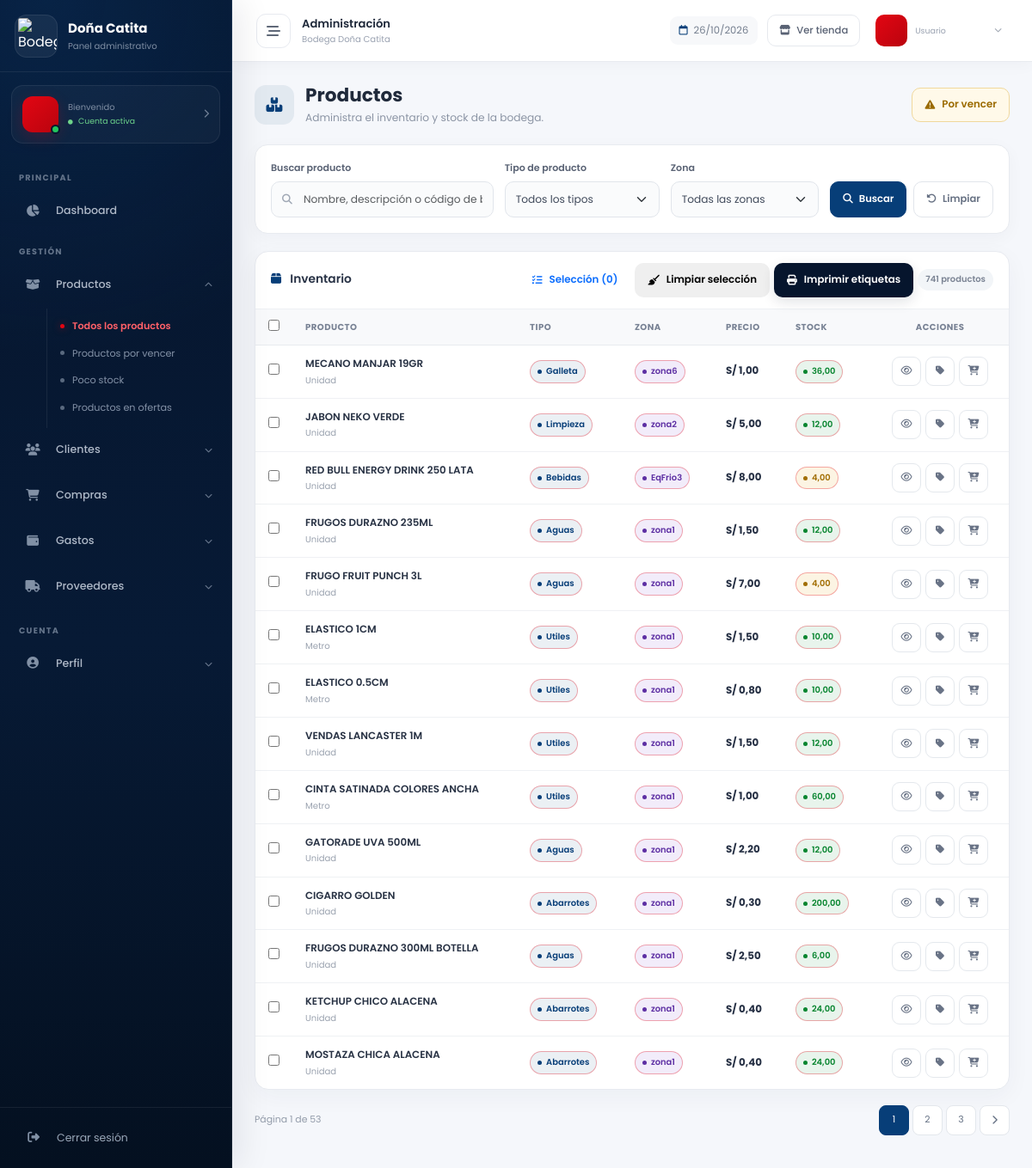
The app's page /productos/, older data.
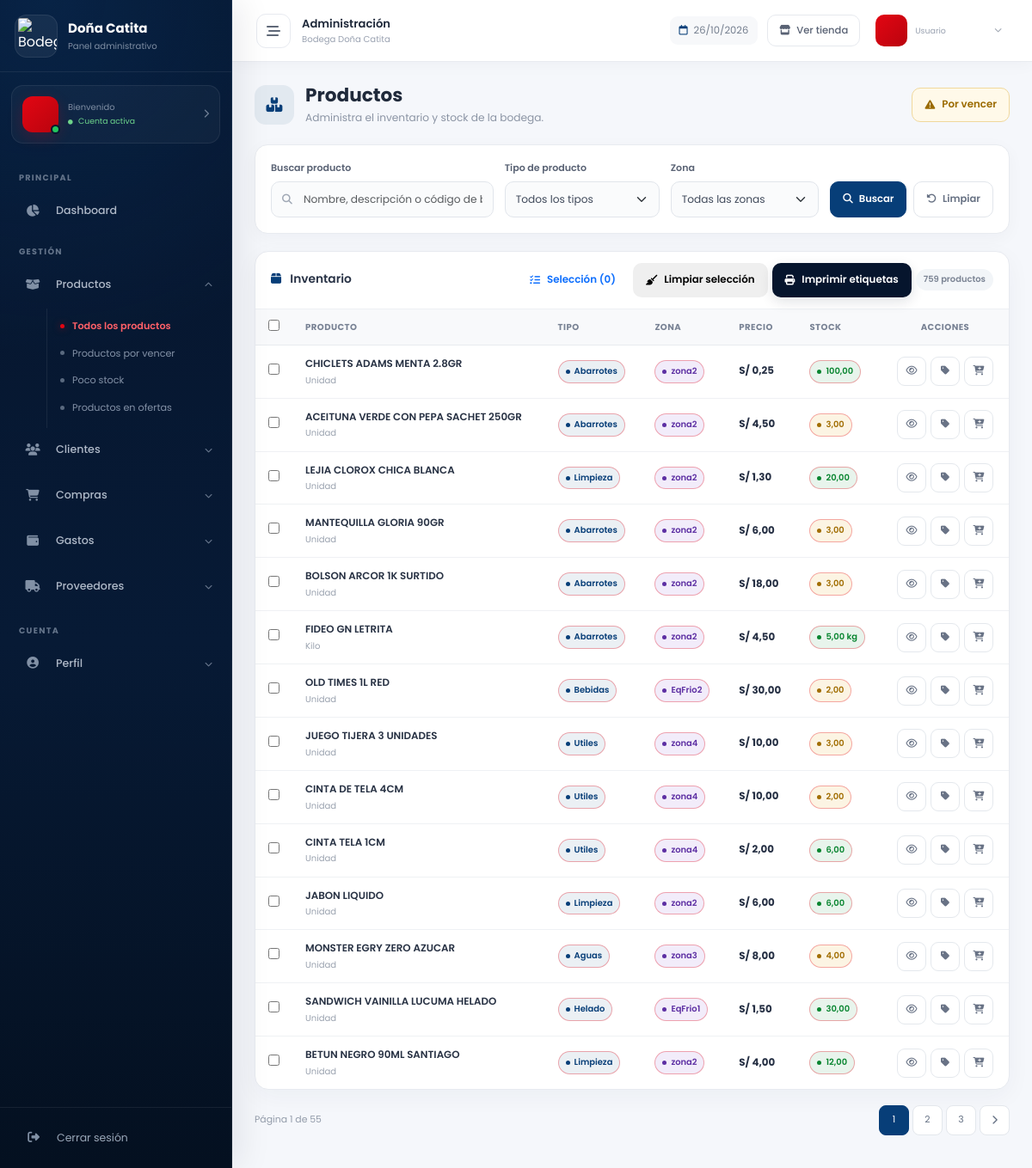
The same page, newer data.
### productos/models.py (models this page shows, shortened)
class Producto(models.Model):
    nombre = models.CharField(max_length=200)
    precio = models.DecimalField(max_digits=10, decimal_places=2)
    costo = models.DecimalField(max_digits=10, decimal_places=2, default=0.00)
    stock = models.DecimalField(max_digits=10, decimal_places=2, default=0.00)
    tipoProducto = models.CharField(max_length=100)
    unidadMedida = models.CharField(max_length=50, blank=True)
    zona = models.CharField(
        max_length=30,
        choices=[
            ('zona1', 'zona1'),
            ('zona2', 'zona2'),
            ('zona3', 'zona3'),
            ('zona4', 'zona4'),
            ('zona5', 'zona5'),
            ('zona6', 'zona6'),
            ('zona7', 'zona7'),
            ('zona8', 'zona8'),
            ('EqFrio1', 'EqFrio1'),
            ('EqFrio2', 'EqFrio2'),
            ('EqFrio3', 'EqFrio3'),
            ('EqFrio4', 'EqFrio4'),
            ('EqFrio5', 'EqFrio5'),
        ],
        default='zona1',
        blank=True,
    )
    fechaVencimiento = models.DateField(blank=True, null=True)
    detalle = models.TextField(blank=True)
    imagen = models.CharField(max_length=255, blank=True)
    codigo_barras = models.CharField(max_length=13, unique=True, blank=True, null=True)
    codigo_barras_imagen = models.CharField(max_length=255, blank=True, default='')
    en_oferta = models.BooleanField(default=False)
    descuento_oferta = models.DecimalField(max_digits=5, decimal_places=2, default=0.00)
    created_at = models.DateTimeField(auto_now_add=True)
    updated_at = models.DateTimeField(auto_now=True)

### productos/views.py (the view)
# urls.py: path('', views.lista_productos, name='lista_productos'),
def lista_productos(request):
	query = request.GET.get('q', '').strip()
	tipo = request.GET.get('tipo', '').strip()
	zona = request.GET.get('zona', '').strip()
	productos = Producto.objects.all().order_by('-created_at')
	if query:
		productos = productos.filter(
			Q(nombre__icontains=query)
			| Q(detalle__icontains=query)
			| Q(codigo_barras__icontains=query)
		)
	if tipo:
		productos = productos.filter(tipoProducto__iexact=tipo)
	if zona:
		productos = productos.filter(zona__iexact=zona)
	tipos_disponibles = Producto.objects.values_list('tipoProducto', flat=True).distinct().order_by('tipoProducto')
	zonas_disponibles = Producto.objects.exclude(zona='').values_list('zona', flat=True).distinct().order_by('zona')
	paginator = Paginator(productos, 14)  # Mostrar 14 productos por página
	page_number = request.GET.get('page')
	page_obj = paginator.get_page(page_number)
	productos_seleccionados_ids = _obtener_ids_seleccionados(request)
	productos_seleccionados = list(Producto.objects.filter(pk__in=productos_seleccionados_ids).order_by('nombre'))
	return render(request, 'productos/lista_productos.html', {
		'page_obj': page_obj,
		'query': query,
		'tipo': tipo,
		'zona': zona,
		'tipos_disponibles': tipos_disponibles,
		'zonas_disponibles': zonas_disponibles,
		'productos_seleccionados': productos_seleccionados,
		'productos_seleccionados_ids': productos_seleccionados_ids,
		'vista_seleccionados': False,
		'total_seleccionados': len(productos_seleccionados),
	})

### productos/views.py (called while the page is built)
def _obtener_ids_seleccionados(request):
    ids = request.session.get('productos_seleccionados', [])
    seleccionados = []
    for item in ids:
        try:
            seleccionados.append(int(item))
        except (TypeError, ValueError):
            continue
    return seleccionados

### productos/templates/productos/lista_productos.html (shortened to what the changed rows need)
{% extends 'base_admin.html' %}
{% load static %}
{% block content %}
<div class="dc-list-page">
  <div class="dc-page-header">
    <div class="dc-page-heading">
      <div>
        <h1>Productos</h1>
      </div>
    </div>
  </div>
  <div class="dc-table-card">
    <div class="dc-table-card-header">
      <h2>
        <i class="fa-solid fa-box"></i>
        Inventario
      </h2>
      <div class="dc-table-actions">
        <a href="{% url 'productos_seleccionados' %}" class="dc-btn dc-btn-secondary">
          <i class="fa-solid fa-list-check"></i>
          Selección ({{ total_seleccionados|default:0 }})
        </a>
        <form method="post" action="{% url 'guardar_seleccion_productos' %}" class="dc-inline-form" id="formLimpiarSeleccion">
          <button type="submit" class="dc-btn dc-btn-outline-danger">
          </button>
        </form>
        <form method="post" action="{% url 'imprimir_etiquetas_productos' %}" id="formEtiquetasMasivas">
          <button type="button" id="btnImprimirEtiquetas" class="dc-btn dc-btn-primary">
          </button>
        </form>
        <span class="dc-table-count">
          {{ page_obj.paginator.count }} productos
        </span>
      </div>
    </div>
    {% if page_obj.object_list %}
    <div class="dc-table-responsive">
      <table class="dc-admin-table">
        <thead>
          <tr>
            <th class="text-center" style="width: 40px;">
              <input type="checkbox" id="seleccionarTodoProductos" aria-label="Seleccionar todos">
            </th>
            <th>Producto</th>
            <th>Tipo</th>
            <th>Zona</th>
            <th>Precio</th>
            <th>Stock</th>
            <th class="text-center">Acciones</th>
          </tr>
        </thead>
        <tbody>
          {% for p in page_obj.object_list %}
          <tr>
            <td data-label="Seleccionar" class="text-center">
              <input type="checkbox" name="producto_ids" value="{{ p.pk }}" class="check-producto-etiqueta" form="formEtiquetasMasivas" data-producto-id="{{ p.pk }}" data-nombre="{{ p.nombre }}" data-codigo-barras="{{ p.codigo_barras|default:'' }}" data-imagen="{% if p.codigo_barras_imagen %}{% static p.codigo_barras_imagen %}{% endif %}" {% if p.pk in productos_seleccionados_ids %}checked{% endif %}>
            </td>
            <td data-label="Producto">
              <span class="dc-record-title">
                {{ p.nombre }}
              </span>
              {% if p.unidadMedida %}
              <span class="dc-record-subtitle">
                {{ p.unidadMedida }}
              </span>
              {% endif %}
            </td>
            <td data-label="Tipo">
              <span class="dc-badge dc-badge-blue">
                {{ p.tipoProducto }}
              </span>
            </td>
            <td data-label="Zona">
              <span class="dc-badge dc-badge-secondary">
                {{ p.zona }}
              </span>
            </td>
            <td data-label="Precio">
              <span class="dc-money">
                S/ {{ p.precio|floatformat:2 }}
              </span>
            </td>
            <td data-label="Stock">
              {% if p.unidadMedida == 'Kilo' %}
              {% if p.stock < 0.5 %} <span class="dc-badge dc-badge-red">
                {{ p.stock }} kg
                </span>
                {% else %}
                <span class="dc-badge dc-badge-green">
                  {{ p.stock }} kg
                </span>
                {% endif %}
                {% else %}
                {% if p.stock <= 5 %} <span class="dc-badge dc-badge-warning">
                  {{ p.stock }}
                  </span>
                  {% else %}
                  <span class="dc-badge dc-badge-green">
                    {{ p.stock }}
                  </span>
                  {% endif %}
                  {% endif %}
            </td>
            <td data-label="Acciones">
              <div class="dc-table-actions">
                <a href="{% url 'detalle_producto' p.pk %}" class="dc-action-btn dc-action-view" title="Ver producto"
                  aria-label="Ver producto">
                  <i class="fa-regular fa-eye"></i>
                </a>
                <form method="post" action="{% url 'toggle_oferta_producto' p.pk %}">
                  <button type="submit" class="dc-action-btn {% if p.en_oferta %}dc-action-offer-active{% else %}dc-action-offer{% endif %}" title="{% if p.en_oferta %}Quitar de ofertas{% else %}Agregar a ofertas{% endif %}"
                    aria-label="{% if p.en_oferta %}Quitar de ofertas{% else %}Agregar a ofertas{% endif %}">
                    <i class="fa-solid fa-tag"></i>
                  </button>
                </form>
                <form method="post" action="{% url 'agregar_carrito' p.pk %}">
                  <button type="submit" class="dc-action-btn dc-action-cart" title="Agregar al carrito"
                    aria-label="Agregar al carrito">
                    <i class="fa-solid fa-cart-plus"></i>
                  </button>
                </form>
              </div>
            </td>
          </tr>
          {% endfor %}
        </tbody>
      </table>
    </div>
    {% endif %}
  </div>
  {% if page_obj.paginator.num_pages > 1 %}
  <div class="dc-pagination-wrapper">
    <div class="dc-pagination-info">
      Página {{ page_obj.number }}
      de {{ page_obj.paginator.num_pages }}
    </div>
    <nav aria-label="Paginación">
      <ul class="pagination dc-pagination">
        {% for num in page_obj.paginator.page_range %}
        {% if num == page_obj.number %}
        <li class="page-item active">
          <span class="page-link">
            {{ num }}
          </span>
        </li>
        {% elif num >= page_obj.number|add:'-2' and num <= page_obj.number|add:'2' %} <li class="page-item">
          <a class="page-link" href="?q={{ query|urlencode }}&tipo={{ tipo|urlencode }}&zona={{ zona|urlencode }}&page={{ num }}">
            {{ num }}
          </a>
          </li>
          {% endif %}
          {% endfor %}
          {% if page_obj.has_next %}
          <li class="page-item">
            <a class="page-link"
              href="?q={{ query|urlencode }}&tipo={{ tipo|urlencode }}&zona={{ zona|urlencode }}&page={{ page_obj.next_page_number }}"
              aria-label="Página siguiente">
              <i class="fa-solid fa-chevron-right"></i>
            </a>
          </li>
          {% endif %}
      </ul>
    </nav>
  </div>
  {% endif %}
</div>
{% endblock %}

Row changes from the older to the newer data that the page shows:
no longer on this page (row unchanged): Producto: nombre "MECANO MANJAR 19GR", unidadMedida "Unidad", tipoProducto "Galleta", zona "zona6", precio "1,00", stock "36,00"
no longer on this page (row unchanged): Producto: nombre "JABON NEKO VERDE", unidadMedida "Unidad", tipoProducto "Limpieza", zona "zona2", precio "5,00", stock "12,00"
no longer on this page (row unchanged): Producto: nombre "RED BULL ENERGY DRINK 250 LATA", unidadMedida "Unidad", tipoProducto "Bebidas", zona "EqFrio3", precio "8,00", stock "4,00"
no longer on this page (row unchanged): Producto: nombre "FRUGOS DURAZNO 235ML", unidadMedida "Unidad", tipoProducto "Aguas", zona "zona1", precio "1,50", stock "12,00"
no longer on this page (row unchanged): Producto: nombre "FRUGO FRUIT PUNCH 3L", unidadMedida "Unidad", tipoProducto "Aguas", zona "zona1", precio "7,00", stock "4,00"
no longer on this page (row unchanged): Producto: nombre "ELASTICO 1CM", unidadMedida "Metro", tipoProducto "Utiles", zona "zona1", precio "1,50", stock "10,00"
no longer on this page (row unchanged): Producto: nombre "ELASTICO 0.5CM", unidadMedida "Metro", tipoProducto "Utiles", zona "zona1", precio "0,80", stock "10,00"
no longer on this page (row unchanged): Producto: nombre "VENDAS LANCASTER 1M", unidadMedida "Unidad", tipoProducto "Utiles", zona "zona1", precio "1,50", stock "12,00"
no longer on this page (row unchanged): Producto: nombre "CINTA SATINADA COLORES ANCHA", unidadMedida "Metro", tipoProducto "Utiles", zona "zona1", precio "1,00", stock "60,00"
no longer on this page (row unchanged): Producto: nombre "GATORADE UVA 500ML", unidadMedida "Unidad", tipoProducto "Aguas", zona "zona1", precio "2,20", stock "12,00"
no longer on this page (row unchanged): Producto: nombre "CIGARRO GOLDEN", unidadMedida "Unidad", tipoProducto "Abarrotes", zona "zona1", precio "0,30", stock "200,00"
no longer on this page (row unchanged): Producto: nombre "FRUGOS DURAZNO 300ML BOTELLA", unidadMedida "Unidad", tipoProducto "Aguas", zona "zona1", precio "2,50", stock "6,00"
no longer on this page (row unchanged): Producto: nombre "KETCHUP CHICO ALACENA", unidadMedida "Unidad", tipoProducto "Abarrotes", zona "zona1", precio "0,40", stock "24,00"
no longer on this page (row unchanged): Producto: nombre "MOSTAZA CHICA ALACENA", unidadMedida "Unidad", tipoProducto "Abarrotes", zona "zona1", precio "0,40", stock "24,00"
added Producto: nombre "CHICLETS ADAMS MENTA 2.8GR", unidadMedida "Unidad", tipoProducto "Abarrotes", zona "zona2", precio "0,25", stock "100,00"
added Producto: nombre "ACEITUNA VERDE CON PEPA SACHET 250GR", unidadMedida "Unidad", tipoProducto "Abarrotes", zona "zona2", precio "4,50", stock "3,00"
added Producto: nombre "LEJIA CLOROX CHICA BLANCA", unidadMedida "Unidad", tipoProducto "Limpieza", zona "zona2", precio "1,30", stock "20,00"
added Producto: nombre "MANTEQUILLA GLORIA 90GR", unidadMedida "Unidad", tipoProducto "Abarrotes", zona "zona2", precio "6,00", stock "3,00"
added Producto: nombre "BOLSON ARCOR 1K SURTIDO", unidadMedida "Unidad", tipoProducto "Abarrotes", zona "zona2", precio "18,00", stock "3,00"
added Producto: nombre "FIDEO GN LETRITA", unidadMedida "Kilo", tipoProducto "Abarrotes", zona "zona2", precio "4,50", stock "5,00"
added Producto: nombre "OLD TIMES 1L RED", unidadMedida "Unidad", tipoProducto "Bebidas", zona "EqFrio2", precio "30,00", stock "2,00"
added Producto: nombre "JUEGO TIJERA 3 UNIDADES", unidadMedida "Unidad", tipoProducto "Utiles", zona "zona4", precio "10,00", stock "3,00"
added Producto: nombre "CINTA DE TELA 4CM", unidadMedida "Unidad", tipoProducto "Utiles", zona "zona4", precio "10,00", stock "2,00"
added Producto: nombre "CINTA TELA 1CM", unidadMedida "Unidad", tipoProducto "Utiles", zona "zona4", precio "2,00", stock "6,00"
added Producto: nombre "JABON LIQUIDO", unidadMedida "Unidad", tipoProducto "Limpieza", zona "zona2", precio "6,00", stock "6,00"
added Producto: nombre "MONSTER EGRY ZERO AZUCAR", unidadMedida "Unidad", tipoProducto "Aguas", zona "zona3", precio "8,00", stock "4,00"
added Producto: nombre "SANDWICH VAINILLA LUCUMA HELADO", unidadMedida "Unidad", tipoProducto "Helado", zona "EqFrio1", precio "1,50", stock "30,00"
added Producto: nombre "BETUN NEGRO 90ML SANTIAGO", unidadMedida "Unidad", tipoProducto "Limpieza", zona "zona2", precio "4,00", stock "12,00"
Text that changed along with them:
{{ page_obj.paginator.count }}: "741" → "759"
{{ page_obj.paginator.num_pages }}: "53" → "55"
